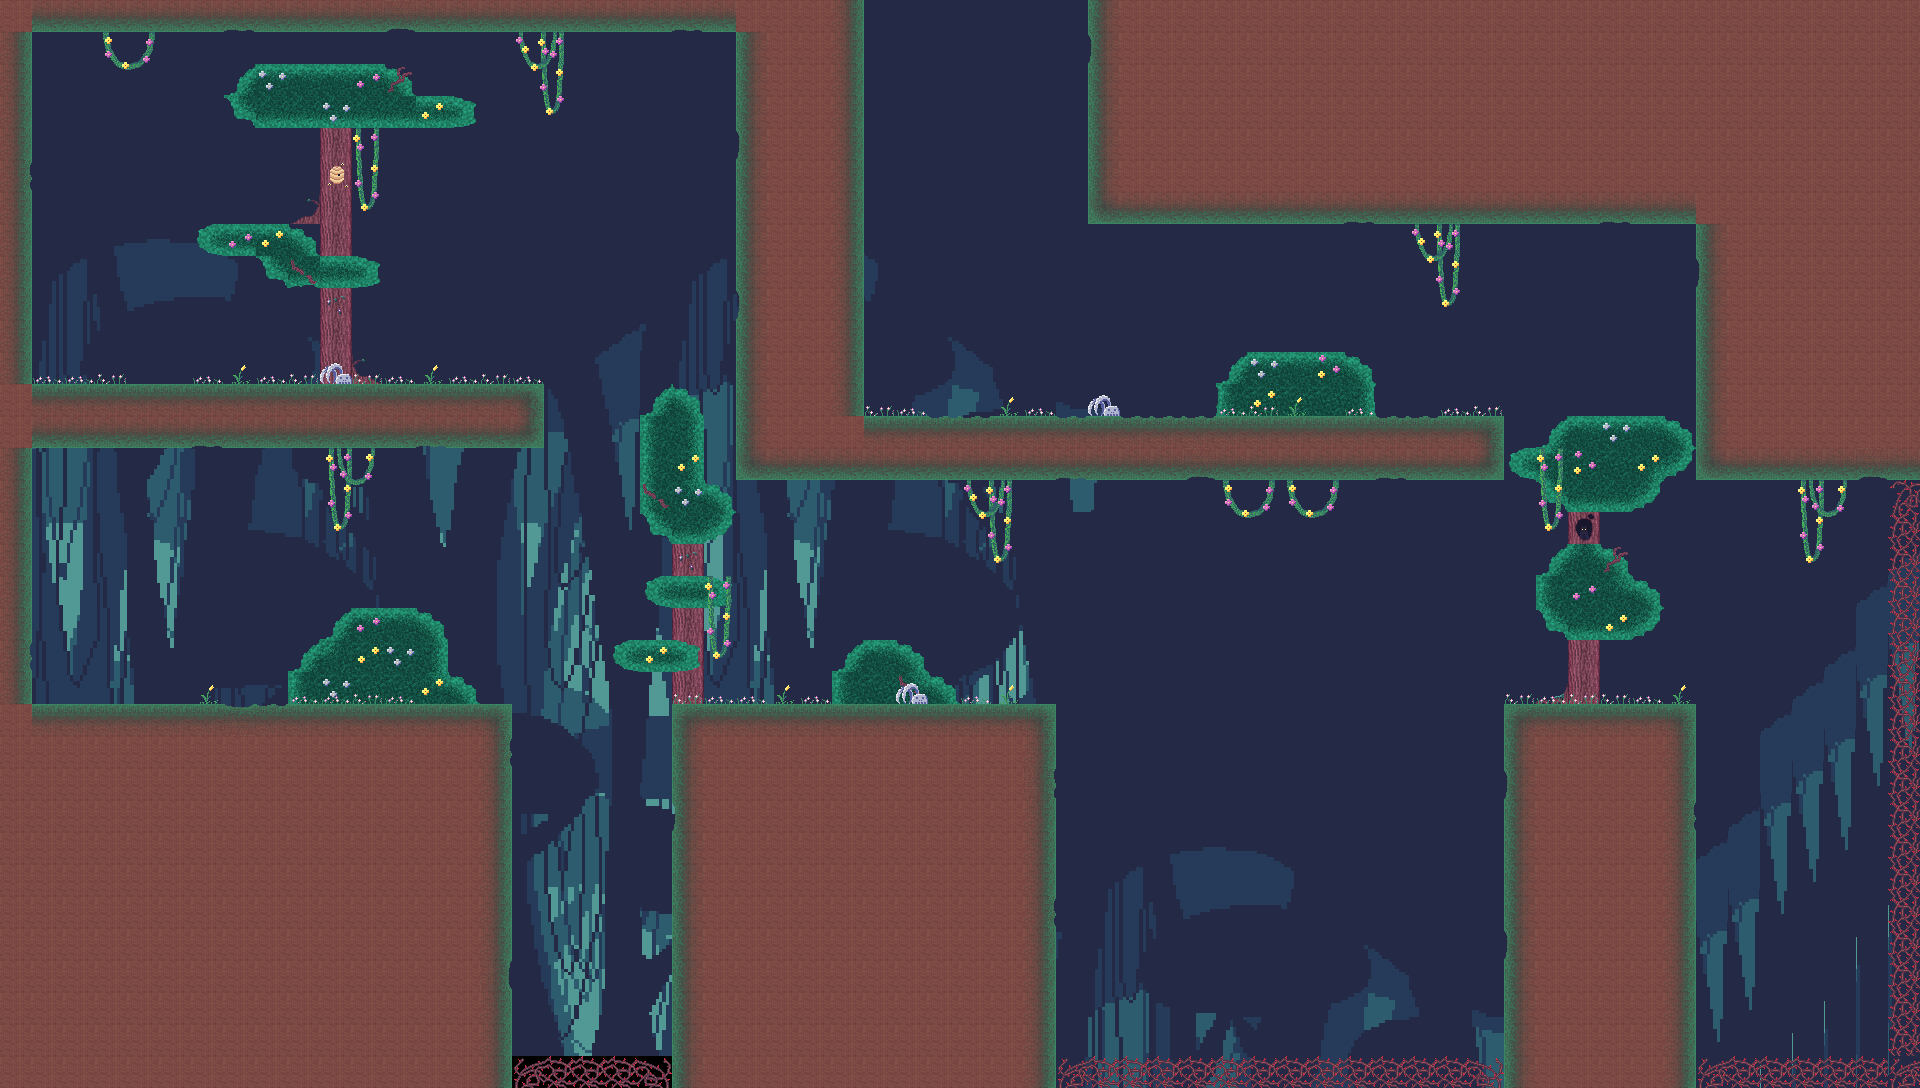

A 2D game scene composited from a Tiled map and its tileset images. What follows is a short description and the map's XML, with each tile layer's data collapsed to a summary:
An orthogonal 60x34 tile map with 32x32 px tiles, 4 tile layers (Background, Trees and bushes, Flowers and corpses, Tile Layer 1), 23 tilesets and 167 objects (142x Spike, 11x LevelLineVertical, 5x LevelLine, 5x CeillingLine, 2x Lever, ...).

<map version="1.8" tiledversion="1.8.4" orientation="orthogonal" renderorder="right-down" width="60" height="34" tilewidth="32" tileheight="32" infinite="0" nextlayerid="12" nextobjectid="215">
 <tileset firstgid="1" name="mushroom-spritesheet" tilewidth="32" tileheight="32" tilecount="20" columns="10">
  <image source="mushroom-spritesheet.png" width="320" height="64" />
 </tileset>
 <tileset firstgid="21" name="building blocks 1" tilewidth="32" tileheight="32" tilecount="294" columns="21">
  <image source="Building_blocks.png" width="672" height="448" />
 </tileset>
 <tileset firstgid="315" name="building blocks 2" tilewidth="32" tileheight="32" tilecount="28" columns="4">
  <image source="buildingblocks.png" width="128" height="224" />
 </tileset>
 <tileset firstgid="343" name="bouncy state" tilewidth="32" tileheight="32" tilecount="14" columns="14">
  <image source="Bounce Sheet Row.png" width="448" height="32" />
 </tileset>
 <tileset firstgid="357" name="button" tilewidth="32" tileheight="32" tilecount="24" columns="12">
  <image source="button-sprite-sheet-64x64-v2.png" width="384" height="64" />
 </tileset>
 <tileset firstgid="381" name="trees" tilewidth="32" tileheight="32" tilecount="2108" columns="62">
  <image source="trees.png" width="1984" height="1088" />
 </tileset>
 <tileset firstgid="2489" name="flower ventilator" tilewidth="32" tileheight="32" tilecount="24" columns="12">
  <image source="flower-vent.png" width="384" height="64" />
 </tileset>
 <tileset firstgid="2513" name="huge mushroom 1" tilewidth="32" tileheight="32" tilecount="12" columns="3">
  <image source="Clutter_huge_mushroom_3x4.png" width="96" height="128" />
 </tileset>
 <tileset firstgid="2525" name="huge mushroom 2" tilewidth="32" tileheight="32" tilecount="12" columns="3">
  <image source="Clutter_two_mushrooms_3x4.png" width="96" height="128" />
 </tileset>
 <tileset firstgid="2537" name="end level" tilewidth="32" tileheight="32" tilecount="4" columns="2">
  <image source="End_Idle.png" width="64" height="64" />
 </tileset>
 <tileset firstgid="2541" name="Completed Background" tilewidth="32" tileheight="32" tilecount="660" columns="20">
  <image source="Completed Background.png" width="641" height="1080" />
 </tileset>
 <tileset firstgid="3201" name="clutter of flowers" tilewidth="32" tileheight="32" tilecount="1" columns="1">
  <image source="Clutter_flowers1.png" width="32" height="32" />
 </tileset>
 <tileset firstgid="3202" name="clutter of flowers 2" tilewidth="32" tileheight="32" tilecount="1" columns="1">
  <image source="Clutter_flowers2.png" width="32" height="32" />
 </tileset>
 <tileset firstgid="3203" name="flower tree 1" tilewidth="32" tileheight="32" tilecount="1" columns="1">
  <image source="Cluter-flower-2.png" width="32" height="32" />
 </tileset>
 <tileset firstgid="3204" name="flower tree 2" tilewidth="32" tileheight="32" tilecount="1" columns="1">
  <image source="Cluter-flower-3.png" width="32" height="32" />
 </tileset>
 <tileset firstgid="3205" name="flower tree 3" tilewidth="32" tileheight="32" tilecount="1" columns="1">
  <image source="Cluter-flower-4.png" width="32" height="32" />
 </tileset>
 <tileset firstgid="3206" name="flower tree 4" tilewidth="32" tileheight="32" tilecount="1" columns="1">
  <image source="Cluter-flower-5.png" width="32" height="32" />
 </tileset>
 <tileset firstgid="3207" name="vines 1" tilewidth="32" tileheight="32" tilecount="6" columns="2">
  <image source="Cluter-vine-1.png" width="64" height="96" />
 </tileset>
 <tileset firstgid="3213" name="vines 2" tilewidth="32" tileheight="32" tilecount="6" columns="2">
  <image source="Cluter-vine-2.png" width="64" height="96" />
 </tileset>
 <tileset firstgid="3219" name="vines 3" tilewidth="32" tileheight="32" tilecount="3" columns="1">
  <image source="Cluter-vine-3.png" width="32" height="96" />
 </tileset>
 <tileset firstgid="3222" name="vines 4" tilewidth="32" tileheight="32" tilecount="4" columns="2">
  <image source="Cluter-vine-4.png" width="64" height="64" />
 </tileset>
 <tileset firstgid="3226" name="clutter of flowers 3" tilewidth="32" tileheight="32" tilecount="1" columns="1">
  <image source="Cluter-flower-1.png" width="32" height="32" />
 </tileset>
 <tileset firstgid="3227" name="corpse" tilewidth="32" tileheight="32" tilecount="1" columns="1">
  <image source="Cluter-corpse-2.png" width="32" height="32" />
 </tileset>
 <layer id="3" name="Background" width="60" height="34">
  <data>[2040 cells, 2007 non-empty, 660 distinct tile ids]</data>
 </layer>
 <layer id="10" name="Trees and bushes" width="60" height="34">
  <data>[2040 cells, 381 non-empty, 357 distinct tile ids]</data>
 </layer>
 <layer id="11" name="Flowers and corpses" width="60" height="34">
  <data>[2040 cells, 91 non-empty, 27 distinct tile ids]</data>
 </layer>
 <layer id="1" name="Tile Layer 1" width="60" height="34">
  <data>[2040 cells, 866 non-empty, 17 distinct tile ids]</data>
 </layer>
 <objectgroup id="7" name="Lever">
  <object id="90" name="Lever" type="Lever" x="128" y="320" width="64" height="64">
   <properties>
    <property name="connectedX" type="float" value="864" />
    <property name="connectedY" type="float" value="192" />
   </properties>
  </object>
  <object id="91" name="Lever" type="Lever" x="128" y="320" width="64" height="64">
   <properties>
    <property name="connectedX" type="float" value="992" />
    <property name="connectedY" type="float" value="192" />
   </properties>
  </object>
 </objectgroup>
 <objectgroup id="9" name="Door" />
 <objectgroup id="8" name="Objective">
  <object id="93" name="Objective" type="Objective" x="928" y="32" width="96" height="96" />
 </objectgroup>
 <objectgroup id="2" name="LevelLine">
  <object id="1" name="LevelLine" type="LevelLine" x="512" y="704" width="-512" height="31" />
  <object id="8" name="CeillingLine" type="CeillingLine" x="0" y="416" width="544" height="32" />
  <object id="10" name="LevelLineVertical" type="LevelLineVertical" x="736" y="0" width="32" height="480" />
  <object id="12" name="LevelLine" type="LevelLine" x="1696" y="704" width="-192.52" height="30.805" />
  <object id="13" name="CeillingLine" type="CeillingLine" x="736" y="448" width="768" height="32" />
  <object id="16" name="CeillingLine" type="CeillingLine" x="1088" y="191.333" width="640.667" height="32.6667" />
  <object id="17" name="LevelLineVertical" type="LevelLineVertical" x="1696" y="224" width="31.8182" height="256" />
  <object id="20" name="LevelLineVertical" type="LevelLineVertical" x="0" y="416" width="32" height="-416" />
  <object id="21" name="CeillingLine" type="CeillingLine" x="32" y="0" width="704" height="32" />
  <object id="24" name="LevelLineVertical" type="LevelLineVertical" x="0" y="704" width="32" height="-288" />
  <object id="27" name="LevelLine" type="LevelLine" x="1056" y="704" width="-384" height="31" />
  <object id="28" name="CeillingLine" type="CeillingLine" x="1696" y="447" width="224" height="33" />
  <object id="31" name="LevelLineVertical" type="LevelLineVertical" x="1088" y="0" width="32" height="190.667" />
  <object id="40" name="LevelLineVertical" type="LevelLineVertical" x="671.667" y="736.167" width="32" height="349.333" />
  <object id="41" name="LevelLineVertical" type="LevelLineVertical" x="480" y="1088" width="32" height="-349.33" />
  <object id="42" name="LevelLineVertical" type="LevelLineVertical" x="1024" y="1088" width="32" height="-349.33" />
  <object id="43" name="LevelLineVertical" type="LevelLineVertical" x="1504" y="736" width="32" height="349.333" />
  <object id="44" name="LevelLineVertical" type="LevelLineVertical" x="1664" y="1088" width="32" height="-349.33" />
  </objectgroup>
 <objectgroup id="6" name="Player">
  <!-- 143 objects omitted --></objectgroup>
 <objectgroup id="5" name="Spike">
  <!-- 142 objects omitted --></objectgroup>
 <objectgroup id="4" name="LevelLineVertical" />
</map>
<!-- 146 of 167 objects omitted -->
